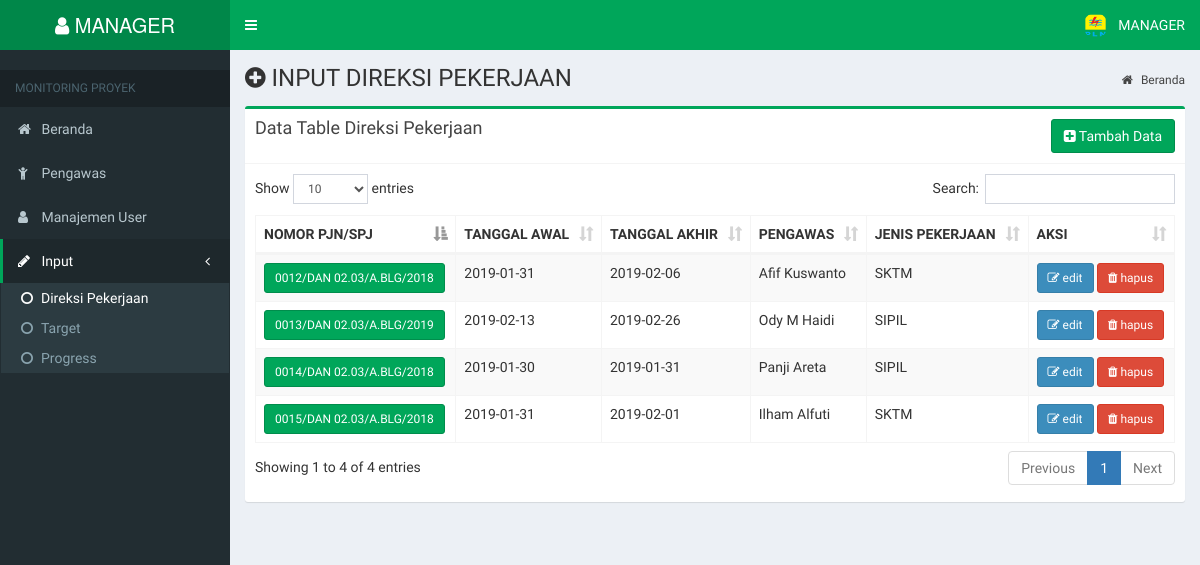
The page /index.php?page=direksipekerjaan (signed in) on the database its author committed.
### tables this page shows
CREATE TABLE `tbl_user` (
  `username` varchar(30) NOT NULL,
  `password` varchar(10) NOT NULL,
  `role` int(5) NOT NULL
);

CREATE TABLE `tbl_input4` (
  `nomer_pjn_spj` varchar(40) NOT NULL,
  `tanggal_awal` date NOT NULL,
  `tanggal_akhir` date NOT NULL,
  `pengawas` text NOT NULL,
  `jenis_pekerjaan` varchar(10) NOT NULL
);

### page/direksipekerjaan/direksipekerjaan.php (the view)
<section class="content-header">
    <h1><i class="fa fa-plus-circle"></i> INPUT DIREKSI PEKERJAAN </h1>
    <ol class="breadcrumb">
        <li><a href="#"><i class="fa fa-home"></i> Beranda</a></li>
    </ol>
</section>
<section class="content container-fluid">
    <div class="row">
        <div class="col-md-12">
            <div class="row">
                <div class="col-md-12">
                    <div class="box box-success">
                        <div class="box-header with-border">
                            <div class="pull-left">
                                <h3 class="box-title">Data Table Direksi Pekerjaan</h3>
                            </div>
                            <div class="pull-right">
                                <a href="?page=direksipekerjaantambah" class="btn btn-success"><i class="fa fa-plus-square"></i> Tambah Data</a>
                            </div>
                        </div>
                        <div class="box-body">
                            <div class="table-responsive">
                                <table id="table1" class="table table-bordered table-striped">
                                    <thead>
                                        <tr>
                                            <th>NOMOR PJN/SPJ</th>
                                            <th>TANGGAL AWAL</th>
                                            <th>TANGGAL AKHIR </th>
                                            <th>PENGAWAS</th>
                                            <th>JENIS PEKERJAAN</th>
                                            <th>AKSI</th>
                                        </tr>
                                    </thead>
                                    <tbody>
                                        <?php
                                            $query = mysqli_query($conn, "SELECT * FROM tbl_input4");
                                            while($data = mysqli_fetch_array($query)) { ?>
                                                <tr>
                                                    <td><a class="btn btn-success btn-sm"><?= $data['nomer_pjn_spj'] ?></a></td>
                                                    <td><?= $data['tanggal_awal'] ?></td>
                                                    <td><?= $data['tanggal_akhir'] ?></td>
                                                    <td><?= $data['pengawas'] ?></td>
                                                    <td><?= $data['jenis_pekerjaan'] ?></td>
                                                    <td>
                                                    <?php if ($page == 'direksipekerjaan') { ?>
                                                    <a class="btn btn-primary btn-sm" href="?page=direksipekerjaanedit&id=<?php echo $data['nomer_pjn_spj']; ?>"><i class="fa fa-edit"></i> edit</a>
                                                    <a class="btn btn-danger btn-sm" href="?page=direksipekerjaanhapus&id=<?php echo $data['nomer_pjn_spj']; ?>"><i class="fa fa-trash"></i> hapus</a>
                                                    <?php } ?>
                                                    </td>
                                                </tr>
                                        <?php } ?>
                                    </tbody>
                                </table>
                            </div>
                        </div>
                    </div>
                </div>
            </div>
        </div>
    </div>
</section>

### header.php (shortened to what this page needs)
<?php
    $user = $_SESSION['username'];
    $sql = mysqli_query($conn, "SELECT * FROM tbl_user WHERE username='$user'");
    $userdata = mysqli_fetch_array($sql);
?>
<a href="?page=dashboard" class="logo">
    <span class="logo-lg">
    <i class="fa fa-user"></i> <?= $userdata['username'] ?>
    </span>
</a>
<nav class="navbar navbar-static-top" role="navigation">
    <a href="#" class="sidebar-toggle" data-toggle="push-menu" role="button">
    </a>
    <div class="navbar-custom-menu">
    <ul class="nav navbar-nav">
        <li class="dropdown user user-menu">
            <a href="#" class="dropdown-toggle" data-toggle="dropdown">
            <img src="img/pln.png" class="user-image" alt="User Image">
                <span class="hidden-xs"><?= strtoupper($userdata['username']) ?></span>
            </a>
        </li>
    </ul>
    </div>
</nav>

### rows shown on the page
tbl_user: username "MANAGER"
tbl_input4: nomer_pjn_spj "0012/DAN 02.03/A.BLG/2018", tanggal_awal "2019-01-31", tanggal_akhir "2019-02-06", pengawas "Afif Kuswanto", jenis_pekerjaan "SKTM"
tbl_input4: nomer_pjn_spj "0013/DAN 02.03/A.BLG/2019", tanggal_awal "2019-02-13", tanggal_akhir "2019-02-26", pengawas "Ody M Haidi", jenis_pekerjaan "SIPIL"
tbl_input4: nomer_pjn_spj "0014/DAN 02.03/A.BLG/2018", tanggal_awal "2019-01-30", tanggal_akhir "2019-01-31", pengawas "Panji Areta", jenis_pekerjaan "SIPIL"
tbl_input4: nomer_pjn_spj "0015/DAN 02.03/A.BLG/2018", tanggal_awal "2019-01-31", tanggal_akhir "2019-02-01", pengawas "Ilham Alfuti", jenis_pekerjaan "SKTM"
